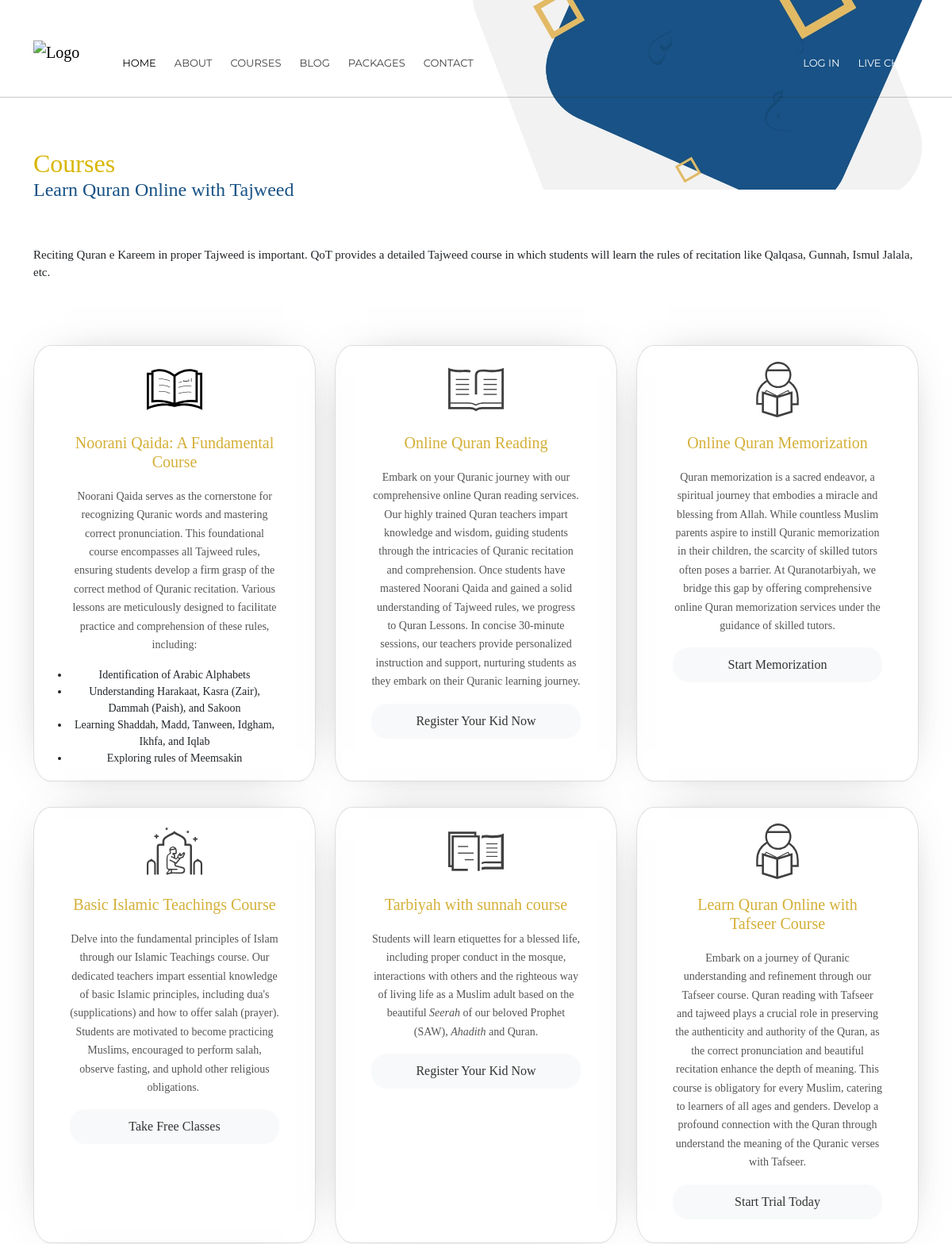
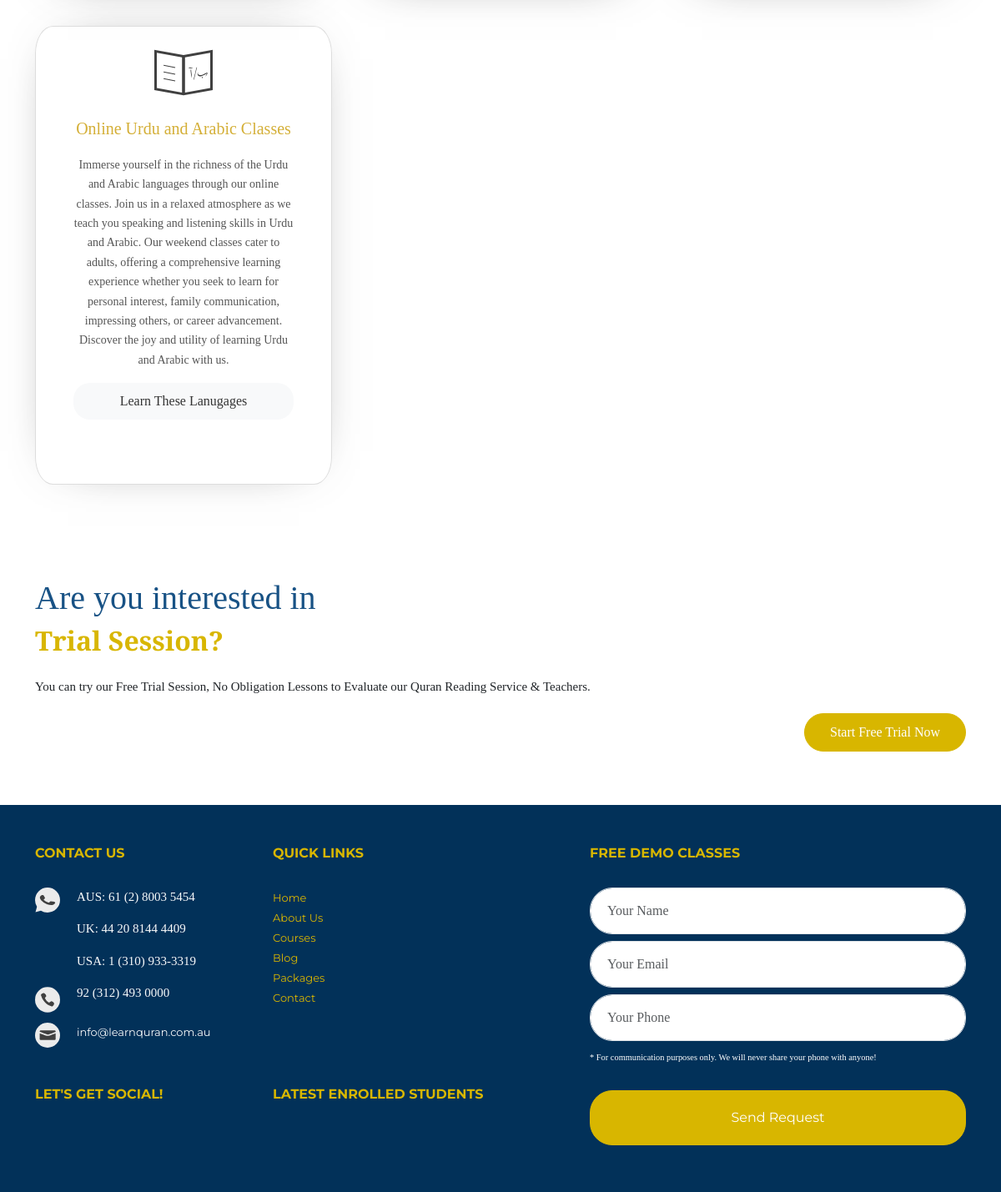
Page /courses/ on the committed database (2 pictures, top to bottom).
### qot_app/models.py (models this page shows, shortened)
class Services(models.Model):
    image = models.FileField(upload_to='images/')
    course_name = models.CharField(max_length=255)
    course_description = RichTextField()
    button_title = models.CharField(max_length=255)

### qot_app/views.py (the view)
# urls.py: path('courses/', views.courses, name="courses"),
def courses(request):
    courses = Services.objects.all()
    return render(request, 'courses.html', {'courses':courses})

### templates/courses.html (shortened to what this page needs)
{% extends 'base.html' %}
{% load static %}
{% block header %}
  <hr class="d-none d-lg-block" />
  <header class="py-4 pt-5">
    <div class="container">
      <h1>Courses</h1>
      <h2>Learn Quran Online with Tajweed</h2>
    </div>
  </header>
{% endblock %}
{% block content %}
  <section>
    <div class="container" bis_skin_checked="1">
      <div class="row" bis_skin_checked="1">
        <div class="col-sm-12 col-md-12" bis_skin_checked="1">
          <p class="taj aos-init aos-animate" style="font-size: 15px;" data-aos="fade-up">Reciting Quran e Kareem in proper Tajweed is important. QoT provides a detailed Tajweed course in which students will learn the rules of recitation like Qalqasa, Gunnah, Ismul Jalala, etc.</p>
        </div>
      </div>
    </div>
    <div class="container py-5">
      <div class="row">
        {% for course in courses %}
          <div class="col-md-4">
            <div class="card-custom">
              <img width="60px" height="60px" src="{{ course.image.url }}" alt="Book Icon" />
              <h3>{{ course.course_name }}</h3>
              <p>{{ course.course_description|safe }}</p>
              <button>{{ course.button_title }}</button>
            </div>
          </div>
        {% endfor %}
      </div>
    </div>
    <div class="container">
      <div class="row">
        <div class="col-12 mt-5 mb-3 interested">
          <h1 class="heading color-sc">Are you interested in</h1>
          <h2 class="mb-4"><strong class="color-pc">Trial Session?</strong></h2>
          <p>You can try our Free Trial Session, No Obligation Lessons to Evaluate our Quran Reading Service & Teachers.</p>
          <a class="btn btn-primary btn-rounded mt-1 btn">Start Free Trial Now</a>
        </div>
      </div>
    </div>
  </section>
{% endblock %}

### static/index.css (style rules this page uses)
* { font-family: "Playfair Display", serif; }
.container { max-width: 1140px !important; }
p { font-size: 15px; }
a { text-decoration: none; }
.main-img header h1 { font-size: 2rem; margin-bottom: 0 !important; }
.main-img header h2 { font-size: 1.5rem !important; }
.container h1 { color: #d8b600 !important; }
.container h2 { color: #185285 !important; }
.color-pc { color: #d8b600; }
.card-custom { border: 1px solid #ddd; border-radius: 8px; margin: 16px 0 16px 0; padding: 20px 45px; text-align: center; box-shadow: 0 0 60px -40px rgba(0, 0, 0, .75); border-radius: 6%; height: 550px; overflow-y: auto; }
.card-custom img { width: 70px; height: 70px; margin-bottom: 20px; }
.card-custom h3 { font-size: 20px; color: #d4af37; margin-bottom: 20px; }
.card-custom p { font-size: 14px; line-height: 23.4px; color: #555; }
.card-custom li { font-size: 14px; list-style-type: disc; }
.card-custom button { color: #212529; background-color: #f8f9fa; border-radius: 20px; border: none; font-size: 13px; padding: 10px 20px; font-size: 1rem; color: #333; width: 100%; }
.interested h1 { color: #185285 !important; }
.interested a { float: right; padding: 10px 30px; font-size: 1em; background-color: #d8b600; border-color: #d8b600; border-radius: 50px; }
ul { list-style-type: none; padding: 0; }
a.btn { padding: 10px 30px; font-size: 1em; }

### rows in the picture
Services: image (picture), course_name "Noorani Qaida: A Fundamental Course", course_description "Noorani Qaida serves as the cornerstone for recognizing Quranic words and mastering correct pronunciation. This foundational course encompasses all Tajweed rules, ensuring students develop a firm grasp of the correct method of Quranic recitation. Various lessons are meticulously designed to facilitate practice and comprehension of these rules, including: Identification of Arabic Alphabets Understanding Harakaat, Kasra (Zair), Dammah (Paish), and Sakoon Learning Shaddah, Madd, Tanween, Idgham, Ikhfa, and Iqlab Exploring rules of Meemsakin"
Services: image (picture), course_name "Online Quran Reading", course_description "Embark on your Quranic journey with our comprehensive online Quran reading services. Our highly trained Quran teachers impart knowledge and wisdom, guiding students through the intricacies of Quranic recitation and comprehension. Once students have mastered Noorani Qaida and gained a solid understanding of Tajweed rules, we progress to Quran Lessons. In concise 30-minute sessions, our teachers provide personalized instruction and support, nurturing students as they embark on their Quranic learning journey.", button_title "Register Your Kid Now"
Services: image (picture), course_name "Online Quran Memorization", course_description "Quran memorization is a sacred endeavor, a spiritual journey that embodies a miracle and blessing from Allah. While countless Muslim parents aspire to instill Quranic memorization in their children, the scarcity of skilled tutors often poses a barrier. At Quranotarbiyah, we bridge this gap by offering comprehensive online Quran memorization services under the guidance of skilled tutors.", button_title "Start Memorization"
Services: image (picture), course_name "Basic Islamic Teachings Course", course_description "Delve into the fundamental principles of Islam through our Islamic Teachings course. Our dedicated teachers impart essential knowledge of basic Islamic principles, including dua's (supplications) and how to offer salah (prayer). Students are motivated to become practicing Muslims, encouraged to perform salah, observe fasting, and uphold other religious obligations.", button_title "Take Free Classes"
Services: image (picture), course_name "Tarbiyah with sunnah course", course_description "Students will learn etiquettes for a blessed life, including proper conduct in the mosque, interactions with others and the righteous way of living life as a Muslim adult based on the beautiful Seerah of our beloved Prophet (SAW), Ahadith and Quran.", button_title "Register Your Kid Now"
Services: image (picture), course_name "Learn Quran Online with Tafseer Course", course_description "Embark on a journey of Quranic understanding and refinement through our Tafseer course. Quran reading with Tafseer and tajweed plays a crucial role in preserving the authenticity and authority of the Quran, as the correct pronunciation and beautiful recitation enhance the depth of meaning. This course is obligatory for every Muslim, catering to learners of all ages and genders. Develop a profound connection with the Quran through understand the meaning of the Quranic verses with Tafseer.", button_title "Start Trial Today"
Services: image (picture), course_name "Online Urdu and Arabic Classes", course_description "Immerse yourself in the richness of the Urdu and Arabic languages through our online classes. Join us in a relaxed atmosphere as we teach you speaking and listening skills in Urdu and Arabic. Our weekend classes cater to adults, offering a comprehensive learning experience whether you seek to learn for personal interest, family communication, impressing others, or career advancement. Discover the joy and utility of learning Urdu and Arabic with us.", button_title "Learn These Lanugages"
